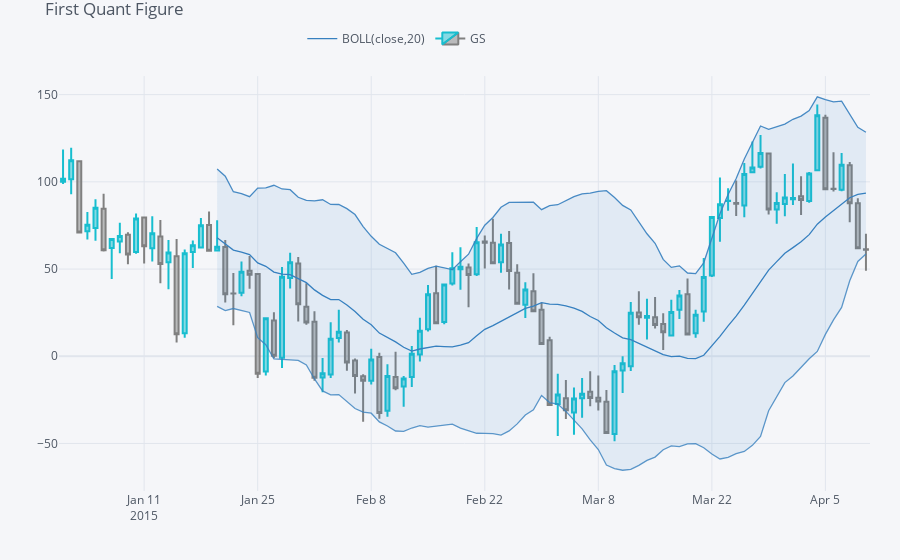
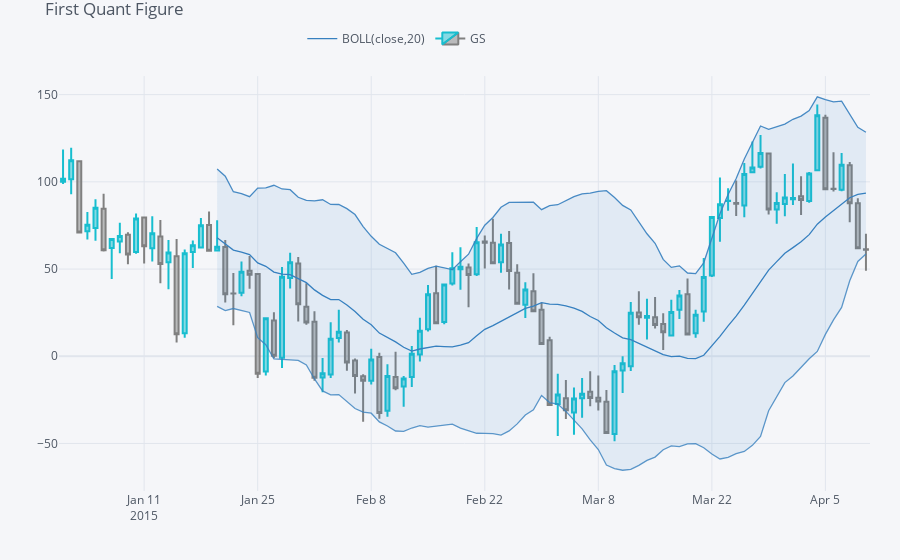

Notebook code cell kept with these figures, in order:
### Code cell
import cufflinks as cf
df=cf.datagen.ohlcv()
qf=cf.QuantFig(df,title='First Quant Figure',legend='top',name='GS')
qf.add_bollinger_bands()
qf.iplot()
